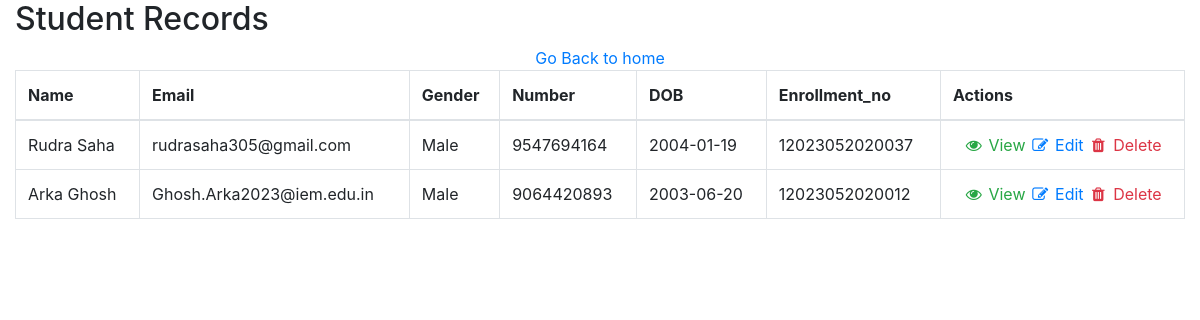
Before: /view with the older database file.
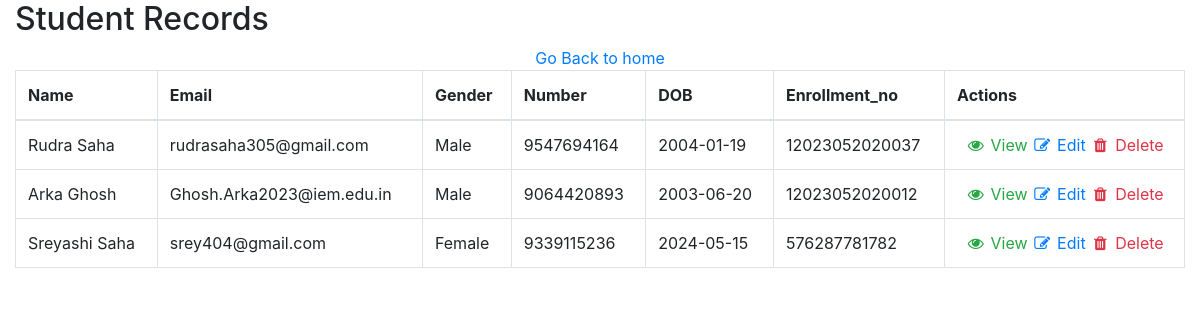
After: the same page with the newer database file.
### tables this page shows
CREATE TABLE users (id INTEGER PRIMARY KEY AUTOINCREMENT, name TEXT , email TEXT, gender TEXT, contact TEXT, dob date, Enrollment_no TEXT , profile_pic BLOB);

### crud.py (the view)
@app.route("/view")
def view():
    con = sqlite3.connect("users.db")
    con.row_factory = sqlite3.Row
    cur = con.cursor()
    cur.execute("select * from users")
    rows = cur.fetchall()
    return render_template("view.html",rows = rows,)

### Templates/view.html (shortened to what this page needs)
<!DOCTYPE html>
<html lang="en">
  <head>
    <link
      rel="stylesheet"
      href="https://maxcdn.bootstrapcdn.com/bootstrap/4.4.1/css/bootstrap.min.css"
    />
    <link rel="stylesheet"  type="text/css" href="{{url_for('static', filename='styles/view.css')}}">
    <link
      rel="stylesheet"
      href="https://cdnjs.cloudflare.com/ajax/libs/font-awesome/4.7.0/css/font-awesome.min.css"
    />
  </head>
  <body>
    <div class="container-fluid">
      <div class="table-wrapper">
        <div class="table-title">
          <div class="row">
            <div class="col-sm-8">
              <h2>Student Records</h2>
            </div>
          </div>
        </div>
        <table class="table table-bordered">
          <thead>
            <tr>
              <th>Name</th>
              <th>Email</th>
              <th>Gender</th>
              <th>Number</th>
              <th>DOB</th>
              <th>Enrollment_no</th>
              <th>Actions</th>
            </tr>
          </thead>
          <tbody>
            {% for row in rows %}
            <tr>
              <td>{{row["name"]}}</td>
              <td>{{row["email"]}}</td>
              <td>{{row["gender"]}}</td>
              <td>{{row["contact"]}}</td>
              <td>{{row["dob"]}}</td>
              <td>{{row["Enrollment_no"]}}</td>
              <td id="cenntteerr" align="center">
                <a
                  href="{{ url_for('view_user', id=row['id']) }}"
                  class="text-success"
                  ><i class="fa fa-fw fa-eye"></i> View</a
                >
                <a
                  href="{{ url_for('edit_user', id=row['id']) }}"
                  class="text-primary"
                  ><i class="fa fa-fw fa-edit"></i> Edit</a
                >
                <a
                  href="{{ url_for('delete_user', id=row['id']) }}"
                  class="text-danger"
                  ><i class="fa fa-fw fa-trash"></i> Delete</a
                >
              </td>
            </tr>
            {% endfor %}
            <div class="row">
              <a href="/" class="col-md-12 text-center">Go Back to home</a>
            </div>
          </tbody>
        </table>
      </div>
    </div>
  </body>
</html>

Changed rows visible on the page:
added users: name "Sreyashi Saha", email "srey404@gmail.com", gender "Female", contact "9339115236", dob "2024-05-15", Enrollment_no "576287781782"
